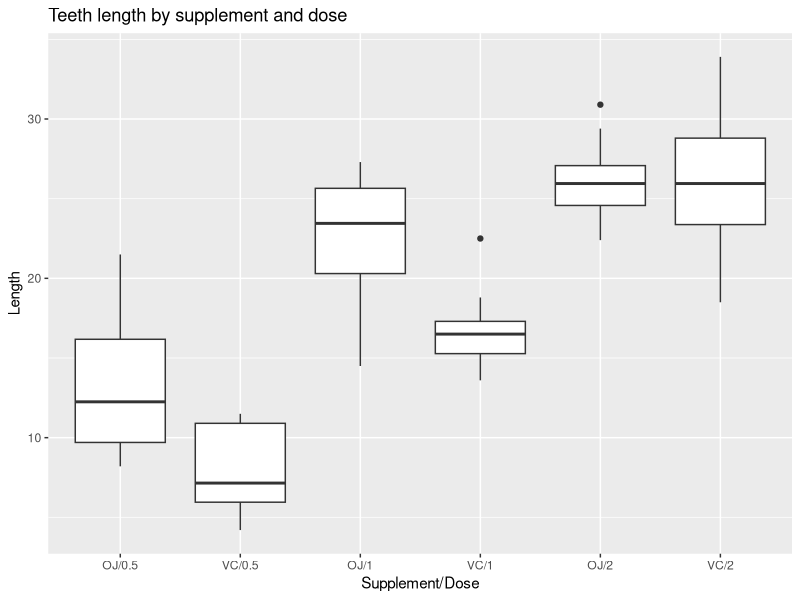
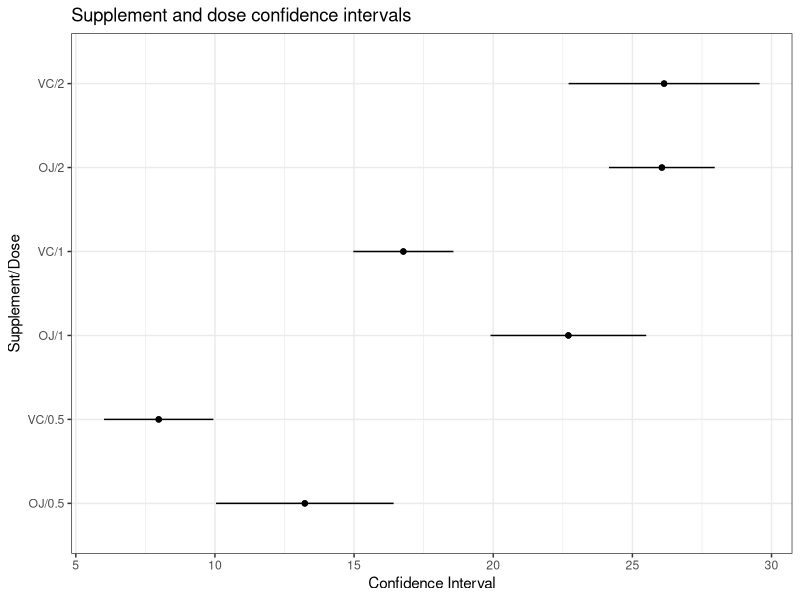

Generate these figures, in order, with R:
## ---- chunk 1
knitr::opts_chunk$set(echo = TRUE)
## ---- chunk 2
library(datasets)
library(ggplot2)
library(dplyr)
library(tidyr)
library(knitr)
## ---- chunk 3
data("ToothGrowth")
## ---- chunk 4
dim(ToothGrowth)
## ---- chunk 5
head(ToothGrowth)
## ---- chunk 6
ggplot(ToothGrowth, aes(x = interaction(supp, dose, sep = "/"), y = len)) + 
      geom_boxplot() + 
      labs(title = "Teeth length by supplement and dose", 
           x = "Supplement/Dose", y = "Length")
## ---- chunk 7
summ <- ToothGrowth %>%
      mutate(suppDose = interaction(supp, dose, sep = "/"))%>%
      group_by(suppDose) %>%
      summarise(mean = mean(len), 
                median = median(len),
                variance = round(var(len),3), 
                n = length(len))

kable(summ, caption = "Data Summary by Supplement and Dose", 
      col.names = c("Supp/Dose", "Mean", "Median", "Variance", "n"))
## ---- chunk 8
results <- summ %>%
      mutate(lowerCI = mean - qt(.975, n-1) * sqrt(variance/n),
             upperCI = mean + qt(.975, n-1) * sqrt(variance/n)) %>%
      select(c("suppDose", "mean", "lowerCI", "upperCI")) %>%
      gather(lowUP, confInt, c("lowerCI", "upperCI"))

ggplot(results) +
      geom_line(aes(y = suppDose, x = confInt, group = suppDose)) +
      geom_point(aes(y = suppDose, x = mean)) +
      labs(x = "Confidence Interval", y = "Supplement/Dose", 
           title = "Supplement and dose confidence intervals") +
      theme_bw()
## ---- chunk 9
oj05 <- with(ToothGrowth, len[interaction(supp, dose)=="OJ.0.5"])
vc1 <- with(ToothGrowth, len[interaction(supp, dose)=="VC.1"])
t.test(oj05, vc1, alternative = "less", var.equal = TRUE)$p.value
## ---- chunk 10
oj1 <- with(ToothGrowth, len[interaction(supp, dose)=="OJ.1"])
vc2 <- with(ToothGrowth, len[interaction(supp, dose)=="VC.2"])
t.test(oj1, vc2, alternative = "less", var.equal = TRUE)$p.value
